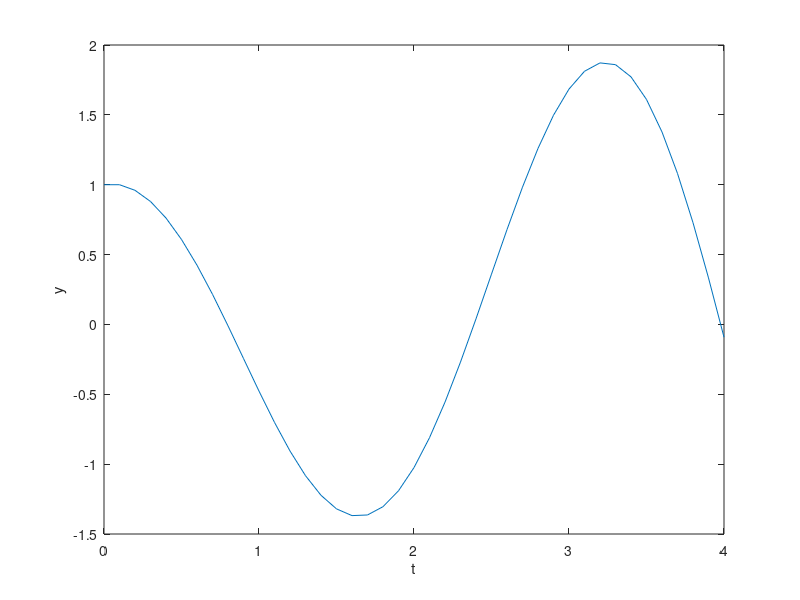

Source code (MATLAB):
clear; clc
h = 0.1; 
t_final = 4; 
N = t_final/h;

%Initial condition
t(1) = 0; 
y(1) = 1;
v(1) = 0;

%Update loop
for i=1:N
    t(i+1) = t(i)+h;
    y(i+1) = y(i)+h*v(i);
    v(i+1) = v(i)+h*(-4*y(i));
end

plot(t,y);
xlabel('t');
ylabel('y');
xlim([0 4]); 
%ylim([-1 1]);
